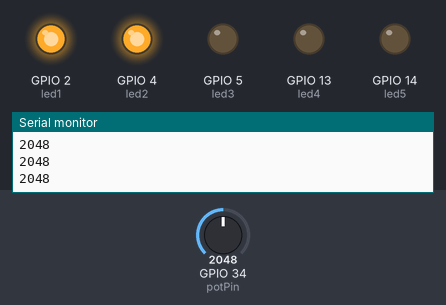
Bench run of a sketch on a simulated ESP32. Shown: output pins drawn as LEDs (lit = HIGH), the last lines printed to the serial monitor. The test bench sets the inputs (shaded band); at power-on: GPIO 34 (potPin) = 2048.

Above: at 1.2 s.
1.3 s: GPIO 34 (potPin) set to 1666
2.8 s: GPIO 34 (potPin) set to 1600
At 3.5 s:
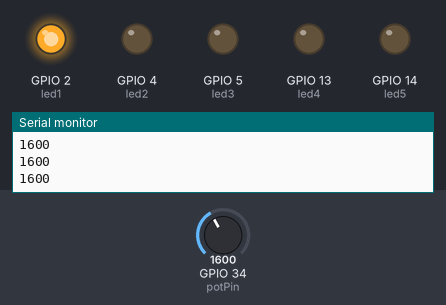
4.3 s: GPIO 34 (potPin) set to 860
5.8 s: GPIO 34 (potPin) set to 765
At 6.2 s:
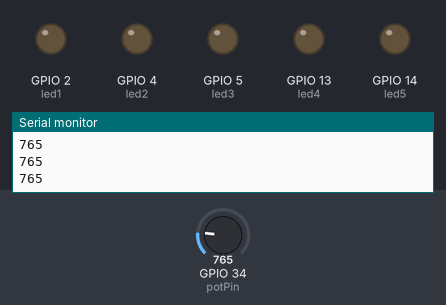
7.3 s: GPIO 34 (potPin) set to 2500
At 8.5 s:
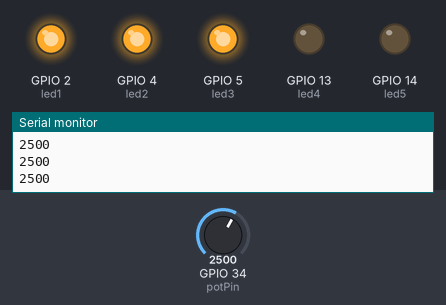
8.8 s: GPIO 34 (potPin) set to 2395
At 10.1 s:
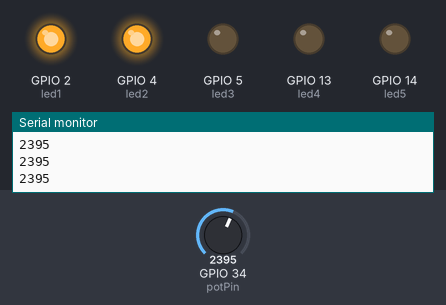
Timing chart, 0 to 11.3 s (numbered marks = the images above; inputs shaded):
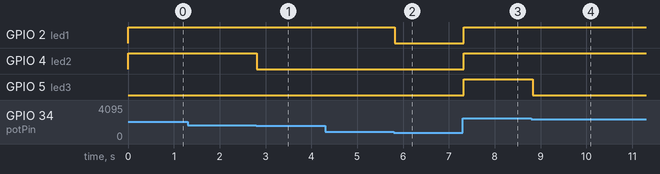

Measured:
- the behaviour switches between 1640 and 1639 on GPIO 34 (potPin) (found by bisection; images 0 and 1)
- the behaviour switches between 820 and 819 on GPIO 34 (potPin) (found by bisection; images 1 and 2)
- the behaviour switches between 2460 and 2459 on GPIO 34 (potPin) (found by bisection; images 3 and 4)
- after the input at 2.8 s, GPIO 4 (led2): HIGH → LOW at once
- after the input at 5.8 s, GPIO 2 (led1): HIGH → LOW at once
- after the input at 7.3 s, GPIO 2 (led1), GPIO 4 (led2), GPIO 5 (led3): LOW → HIGH at once
- after the input at 8.8 s, GPIO 5 (led3): HIGH → LOW at once

The sketch:

Analog_Level_Meter.ino
```cpp
// Analog Level Meter

const int potPin = 34;

const int led1 = 2;
const int led2 = 4;
const int led3 = 5;
const int led4 = 13;
const int led5 = 14;

void setup() {

  // Configure LEDs as outputs
  pinMode(led1, OUTPUT);
  pinMode(led2, OUTPUT);
  pinMode(led3, OUTPUT);
  pinMode(led4, OUTPUT);
  pinMode(led5, OUTPUT);

  // Configure potentiometer as analog input
  pinMode(potPin, INPUT);

  Serial.begin(115200);
}

void loop() {

  // Read the potentiometer value
  int value = analogRead(potPin);

  // Display the potentiometer value
  Serial.println(value);

  // Turn OFF all LEDs first
  digitalWrite(led1, LOW);
  digitalWrite(led2, LOW);
  digitalWrite(led3, LOW);
  digitalWrite(led4, LOW);
  digitalWrite(led5, LOW);

  // Turn ON LEDs according to the potentiometer level
  if (value >= 820) {
    digitalWrite(led1, HIGH);
  }

  if (value >= 1640) {
    digitalWrite(led2, HIGH);
  }

  if (value >= 2460) {
    digitalWrite(led3, HIGH);
  }

  if (value >= 3280) {
    digitalWrite(led4, HIGH);
  }

  if (value >= 3900) {
    digitalWrite(led5, HIGH);
  }

  delay(50);
}
```
